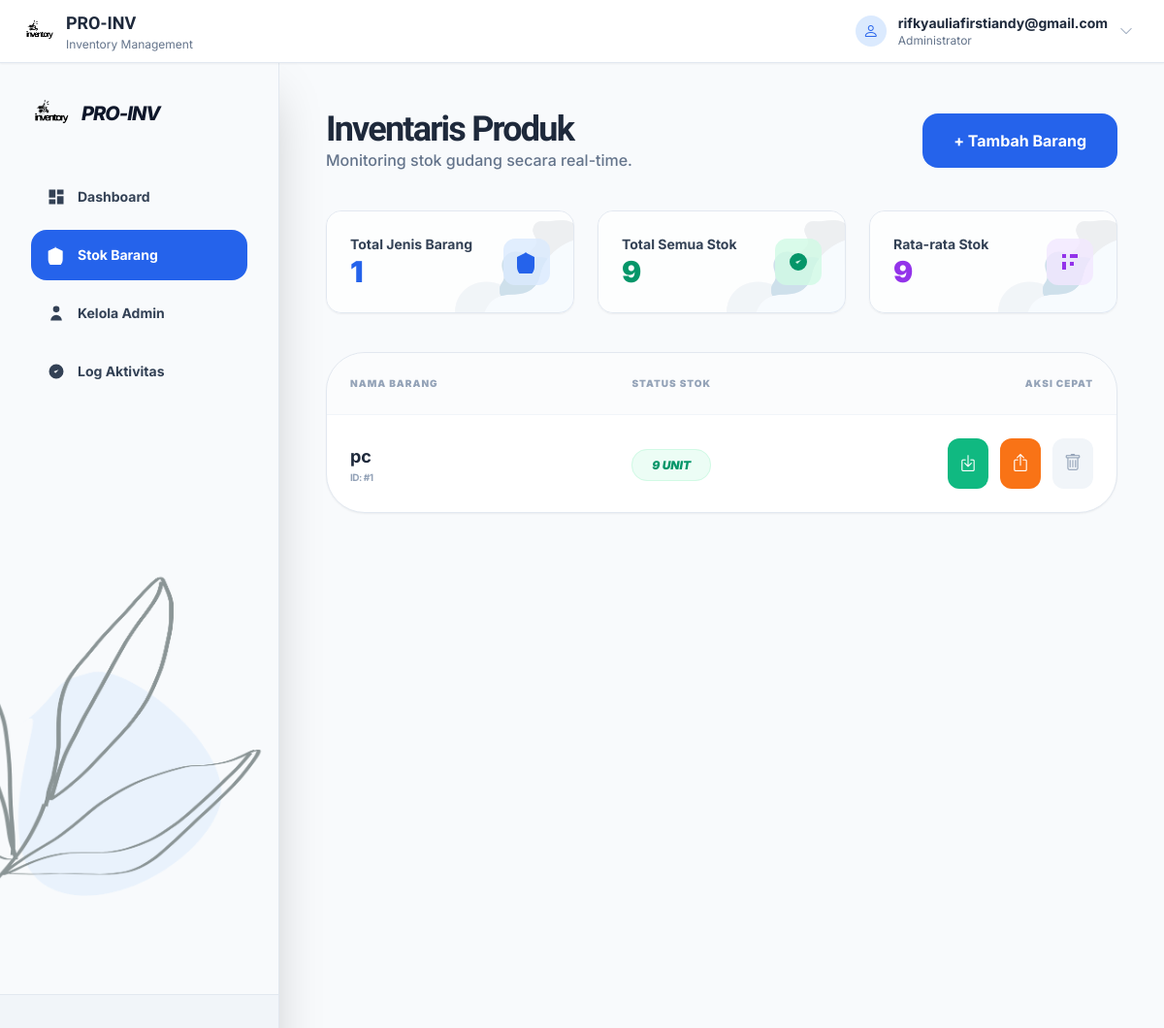
The app's page /index.php?page=stok (signed in) with its own data.
### tables this page shows
CREATE TABLE `barang` (
  `id` int(11) NOT NULL,
  `nama_barang` varchar(100) DEFAULT NULL,
  `stok` int(11) DEFAULT 0
);

### app/models/InventoryModel.php (called while the page is built, shortened)
<?php
class InventoryModel {
    public function getAllBarang() {
        global $conn;
        return mysqli_query($conn, "SELECT * FROM barang ORDER BY id DESC");
    }
}
?>

### app/views/pages/stok.php (the view, shortened to what this page needs)
<?php
require_once 'app/models/InventoryModel.php';
$model = new InventoryModel();
$brg = $model->getAllBarang();
$total_barang = mysqli_num_rows($brg);
$total_stok = 0;
mysqli_data_seek($brg, 0);
while($r = mysqli_fetch_assoc($brg)) {
    $total_stok += $r['stok'];
}
mysqli_data_seek($brg, 0);
?>
<div class="max-w-6xl mx-auto">
    <div class="flex flex-col md:flex-row justify-between items-start md:items-center gap-6 mb-10">
        <div>
            <h2 class="text-4xl font-black text-slate-800 tracking-tighter">Inventaris Produk</h2>
            <p class="text-slate-500 font-medium">Monitoring stok gudang secara real-time.</p>
        </div>
        <button onclick="openModal('modalAdd')" class="w-full md:w-auto bg-blue-600 text-white px-8 py-4 rounded-2xl font-bold active:scale-95 transition-all">+ Tambah Barang</button>
    </div>
    <div class="grid grid-cols-1 md:grid-cols-3 gap-6 mb-10">
        <div class="relative p-6 rounded-2xl border border-slate-200 shadow-sm overflow-hidden" style="background-image: url('./assets/foto/background_card.png'); background-size: cover; background-position: center;">
            <div class="absolute inset-0 bg-white/80"></div>
            <div class="relative flex items-center justify-between">
                <div>
                    <p class="text-slate-700 text-sm font-bold">Total Jenis Barang</p>
                    <p class="text-3xl font-black text-blue-600"><?= $total_barang ?></p>
                </div>
                <div class="w-12 h-12 bg-blue-100/80 rounded-xl flex items-center justify-center">
                    <svg class="w-6 h-6 text-blue-600" fill="currentColor" viewBox="0 0 24 24">
                        <path d="M12 2L2 7v10c0 5.55 3.84 9.74 9 11 5.16-1.26 9-5.45 9-11V7l-10-5z"/>
                    </svg>
                </div>
            </div>
        </div>
        <div class="relative p-6 rounded-2xl border border-slate-200 shadow-sm overflow-hidden" style="background-image: url('./assets/foto/background_card.png'); background-size: cover; background-position: center;">
            <div class="absolute inset-0 bg-white/80"></div>
            <div class="relative flex items-center justify-between">
                <div>
                    <p class="text-slate-700 text-sm font-bold">Total Semua Stok</p>
                    <p class="text-3xl font-black text-emerald-600"><?= $total_stok ?></p>
                </div>
                <div class="w-12 h-12 bg-emerald-100/80 rounded-xl flex items-center justify-center">
                    <svg class="w-6 h-6 text-emerald-600" fill="currentColor" viewBox="0 0 24 24">
                        <path d="M9 12l2 2 4-4m6 2a9 9 0 11-18 0 9 9 0 0118 0z"/>
                    </svg>
                </div>
            </div>
        </div>
        <div class="relative p-6 rounded-2xl border border-slate-200 shadow-sm overflow-hidden" style="background-image: url('./assets/foto/background_card.png'); background-size: cover; background-position: center;">
            <div class="absolute inset-0 bg-white/80"></div>
            <div class="relative flex items-center justify-between">
                <div>
                    <p class="text-slate-700 text-sm font-bold">Rata-rata Stok</p>
                    <p class="text-3xl font-black text-purple-600"><?= $total_barang > 0 ? round($total_stok / $total_barang, 1) : 0 ?></p>
                </div>
                <div class="w-12 h-12 bg-purple-100/80 rounded-xl flex items-center justify-center">
                    <svg class="w-6 h-6 text-purple-600" fill="currentColor" viewBox="0 0 24 24">
                        <path d="M16 4v4h4V4h-4zM4 12v4h4v-4H4zm8-8v4h4V4h-4zM4 4v4h4V4H4zm8 8v4h4v-4h-4zM4 16v4h4v-4H4z"/>
                    </svg>
                </div>
            </div>
        </div>
    </div>
    <div class="hidden md:block bg-white rounded-[2.5rem] border border-slate-200 shadow-sm overflow-hidden">
        <table class="w-full text-left" id="tabelBarang">
            <thead class="bg-slate-50/50 border-b border-slate-100">
                <tr>
                    <th class="p-6 text-[10px] font-black text-slate-400 uppercase tracking-widest">Nama Barang</th>
                    <th class="p-6 text-[10px] font-black text-slate-400 uppercase text-center tracking-widest">Status Stok</th>
                    <th class="p-6 text-[10px] font-black text-slate-400 uppercase text-right tracking-widest">Aksi Cepat</th>
                </tr>
            </thead>
            <tbody class="divide-y divide-slate-100">
                <?php mysqli_data_seek($brg, 0); while($r = mysqli_fetch_assoc($brg)): ?>
                <tr class="hover:bg-slate-50/50 transition">
                    <td class="p-6">
                        <div class="font-bold text-slate-800 text-lg"><?= $r['nama_barang'] ?></div>
                        <div class="text-[10px] text-slate-400 font-bold uppercase tracking-tighter">ID: #<?= $r['id'] ?></div>
                    </td>
                    <td class="p-6 text-center">
                        <span class="px-5 py-2 rounded-2xl text-xs font-black <?= $r['stok'] > 5 ? 'bg-emerald-50 text-emerald-600 border-emerald-100' : 'bg-red-50 text-red-600 border-red-100' ?> border uppercase italic">
                            <?= $r['stok'] ?> Unit
                        </span>
                    </td>
                    <td class="p-6">
                        <div class="flex justify-end gap-3">
                            <button onclick="openTrxModal('<?= $r['id'] ?>', '<?= $r['nama_barang'] ?>', 'masuk')" class="p-3 bg-emerald-500 text-white rounded-xl hover:scale-110 active:scale-90 transition">
                                <i class="bi bi-box-arrow-in-down text-lg"></i>
                            </button>
                            <button onclick="openTrxModal('<?= $r['id'] ?>', '<?= $r['nama_barang'] ?>', 'keluar')" class="p-3 bg-orange-500 text-white rounded-xl hover:scale-110 active:scale-90 transition">
                                <i class="bi bi-box-arrow-up text-lg"></i>
                            </button>
                            <a href="delete.php?id=<?= $r['id'] ?>" class="p-3 bg-slate-100 text-slate-400 rounded-xl hover:bg-red-500 hover:text-white transition" onclick="return confirm('Hapus barang ini?')">
                                <i class="bi bi-trash text-lg"></i>
                            </a>
                        </div>
                    </td>
                </tr>
                <?php endwhile; ?>
            </tbody>
        </table>
    </div>
</div>

### assets/css/style.css (style rules this page uses)
body { font-family: 'Inter', sans-serif; overflow-x: hidden; }
h1, h2, h3, h4, h5, h6, .heading { font-family: 'Sora', sans-serif; }
* { transition: all 0.2s ease-in-out; }

### records on screen
barang: nama_barang "pc", id "1", stok "9"

### other values on screen
$user_aktif "rifkyauliafirstiandy@gmail.com"
$total_barang "1"
$total_stok "9"
$total_stok / $total_barang "9"
